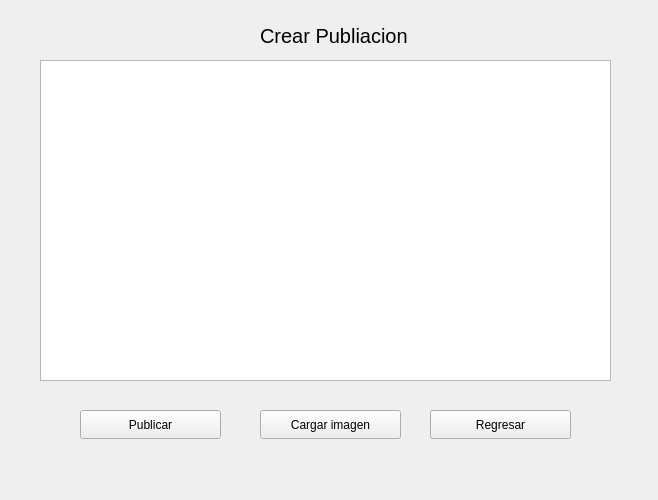
<?xml version="1.0" encoding="UTF-8"?>
<ui version="4.0">
 <class>NuevaPublicacion</class>
 <widget class="QDockWidget" name="NuevaPublicacion">
  <property name="geometry">
   <rect>
    <x>0</x>
    <y>0</y>
    <width>658</width>
    <height>500</height>
   </rect>
  </property>
  <property name="windowTitle">
   <string>DockWidget</string>
  </property>
  <widget class="QWidget" name="dockWidgetContents">
   <widget class="QLabel" name="label">
    <property name="geometry">
     <rect>
      <x>260</x>
      <y>20</y>
      <width>151</width>
      <height>31</height>
     </rect>
    </property>
    <property name="font">
     <font>
      <pointsize>15</pointsize>
     </font>
    </property>
    <property name="text">
     <string>Crear Publiacion</string>
    </property>
   </widget>
   <widget class="QTextEdit" name="txt_entradaPublicacion">
    <property name="geometry">
     <rect>
      <x>40</x>
      <y>60</y>
      <width>571</width>
      <height>321</height>
     </rect>
    </property>
   </widget>
   <widget class="QPushButton" name="btn_publicar">
    <property name="geometry">
     <rect>
      <x>80</x>
      <y>410</y>
      <width>141</width>
      <height>29</height>
     </rect>
    </property>
    <property name="text">
     <string>Publicar</string>
    </property>
   </widget>
   <widget class="QPushButton" name="btn_regresar">
    <property name="geometry">
     <rect>
      <x>430</x>
      <y>410</y>
      <width>141</width>
      <height>29</height>
     </rect>
    </property>
    <property name="text">
     <string>Regresar</string>
    </property>
   </widget>
   <widget class="QPushButton" name="btn_imagen">
    <property name="geometry">
     <rect>
      <x>260</x>
      <y>410</y>
      <width>141</width>
      <height>29</height>
     </rect>
    </property>
    <property name="text">
     <string>Cargar imagen</string>
    </property>
   </widget>
  </widget>
 </widget>
 <resources/>
 <connections/>
</ui>
